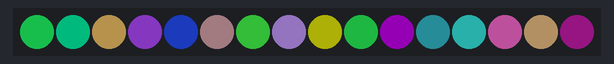
A sketch run on a simulated Arduino Uno, built with avr-gcc and run on an emulated ATmega328P. Parts: 16 RGB LEDs in strip order, left to right. Dim RGB values are drawn brighter than linear; random numbers use the default seed unless the sketch sets one.

Above: at 0.1 s.
At 7.9 s:
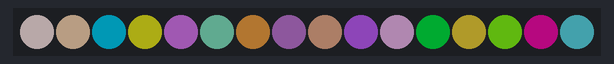
At 22.4 s:
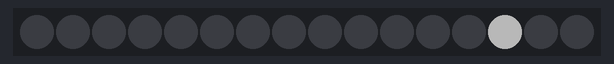
At 31.0 s:
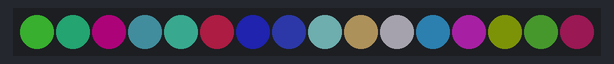
At 34.4 s:
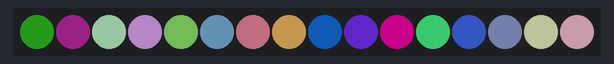

Measured:
- what the display in image 1 shows lasts 0.5 s, from 7.9 s to 8.4 s

The sketch:

ws2812b_led_test.ino
```cpp
#include <Adafruit_NeoPixel.h>

#define LED_PIN    18
#define LED_COUNT  16

Adafruit_NeoPixel strip(LED_COUNT, LED_PIN, NEO_GRB + NEO_KHZ800);

void setup() {
  strip.begin();
  strip.show(); // clear
  randomSeed(micros());
}

void loop() {
  int mode = random(0, 4);

  switch (mode) {
    case 0: randomFill(); break;
    case 1: chase(); break;
    case 2: sparkle(); break;
    case 3: rainbowSpin(); break;
  }
}

// ---------- MODES ----------

void randomFill() {
  for (int i = 0; i < LED_COUNT; i++) {
    strip.setPixelColor(
      i,
      random(0, 255),
      random(0, 255),
      random(0, 255)
    );
  }
  strip.setBrightness(random(20, 150));
  strip.show();
  delay(500);
}

void chase() {
  strip.clear();
  int c = strip.Color(random(255), random(255), random(255));

  for (int i = 0; i < LED_COUNT; i++) {
    strip.clear();
    strip.setPixelColor(i, c);
    strip.show();
    delay(60);
  }
}

void sparkle() {
  strip.clear();
  for (int i = 0; i < 10; i++) {
    int p = random(LED_COUNT);
    strip.setPixelColor(p, 255, 255, 255);
    strip.show();
    delay(50);
    strip.setPixelColor(p, 0, 0, 0);
  }
}

void rainbowSpin() {
  for (int j = 0; j < 256; j += 8) {
    for (int i = 0; i < LED_COUNT; i++) {
      strip.setPixelColor(i, wheel((i * 16 + j) & 255));
    }
    strip.show();
    delay(40);
  }
}

// ---------- COLOR WHEEL ----------

uint32_t wheel(byte pos) {
  pos = 255 - pos;
  if (pos < 85) {
    return strip.Color(255 - pos * 3, 0, pos * 3);
  }
  if (pos < 170) {
    pos -= 85;
    return strip.Color(0, pos * 3, 255 - pos * 3);
  }
  pos -= 170;
  return strip.Color(pos * 3, 255 - pos * 3, 0);
}
```
